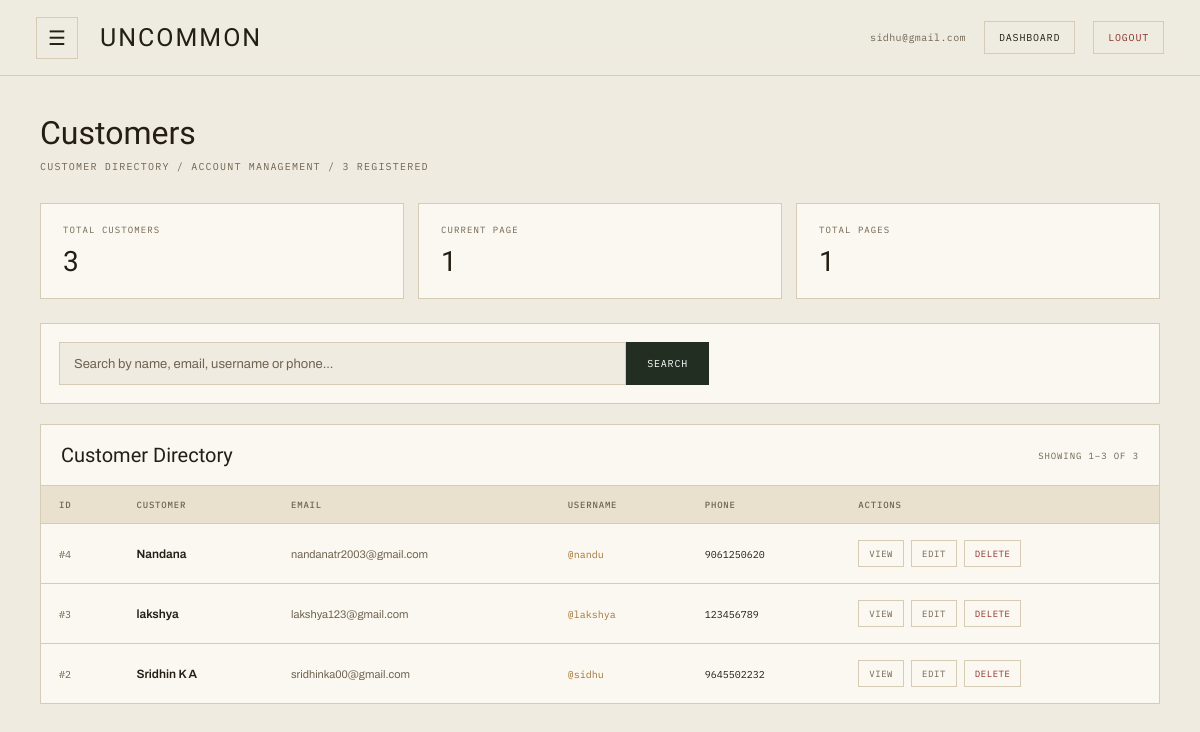
Page /admin_panel/customers/ (signed in) on the earlier database version.
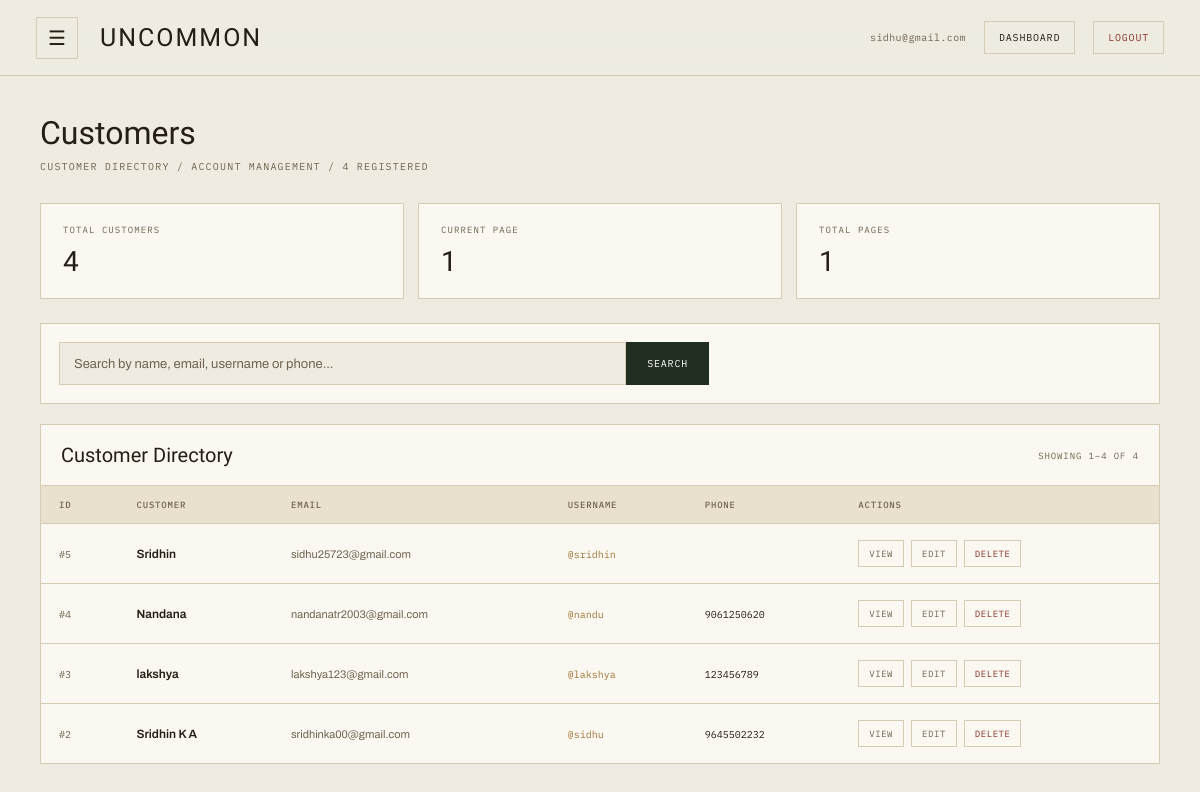
Same page on the later database version.
### customer/models.py (models this page shows, shortened)
class Customer(models.Model):
    name = models.CharField(max_length=100)
    email = models.EmailField(unique=True)
    phone = models.CharField(max_length=20)
    username = models.CharField(max_length=100, unique=True)
    password = models.CharField(max_length=255)

### admin_panel/views.py (the view, shortened to what this page needs)
# urls.py: path('customers/', view_customers, name='view_customers'),
def view_customers(request):
    if 'admin' not in request.session:
        return redirect('home')
    admin = get_object_or_404(
        Admin,
        id=request.session['admin']
    )
    customers = Customer.objects.all().order_by('-id')
    search = request.GET.get('search', '').strip()
    total_customers = Customer.objects.count()
    paginator = Paginator(customers, 10)
    page_obj = paginator.get_page(
        request.GET.get('page')
    )
    return render(
        request,
        'admin_panel/customers.html',
        {
            'admin': admin,
            'page_obj': page_obj,
            'search': search,
            'total_customers': total_customers,
        }
    )

### templates/admin_panel/customers.html (shortened to what the changed rows need)
{% load static %}
<!DOCTYPE html>
<html lang="en">
<head>
</head>
<body>
<main>
    <section class="page-header">
        <h1 class="page-title">
            Customers
        </h1>
        <p class="page-subtitle">
            Customer directory / Account management / {{ total_customers }} registered
        </p>
    </section>
    <section class="stats-grid">
        <div class="stat-card">
            <div class="stat-label">
                Total Customers
            </div>
            <div class="stat-value">
                {{ total_customers }}
            </div>
        </div>
    </section>
    <section class="table-card">
        <div class="table-header">
            <div class="table-heading">
                Customer Directory
            </div>
            <div class="table-count">
                {% if page_obj %}
                    Showing {{ page_obj.start_index }}–{{ page_obj.end_index }}
                    of {{ page_obj.paginator.count }}
                {% else %}
                    0 customers
                {% endif %}
            </div>
        </div>
        {% if page_obj.object_list %}
            <div class="table-wrapper">
                <table>
                    <thead>
                        <tr>
                            <th>ID</th>
                            <th>Customer</th>
                            <th>Email</th>
                            <th>Username</th>
                            <th>Phone</th>
                            <th>Actions</th>
                        </tr>
                    </thead>
                    <tbody>
                        {% for customer in page_obj %}
                            <tr>
                                <td>
                                    <span class="customer-id">
                                        #{{ customer.id }}
                                    </span>
                                </td>
                                <td>
                                    <div class="customer-name">
                                        {{ customer.name }}
                                    </div>
                                </td>
                                <td>
                                    <div class="customer-email">
                                        {{ customer.email }}
                                    </div>
                                </td>
                                <td>
                                    <span class="username">
                                        @{{ customer.username }}
                                    </span>
                                </td>
                                <td>
                                    <span class="phone">
                                        {{ customer.phone }}
                                    </span>
                                </td>
                                <td>
                                    <div class="action-group">
                                        <button
                                            type="button"
                                            class="action-btn view-btn"
                                            data-name="{{ customer.name }}"
                                            data-email="{{ customer.email }}"
                                            data-username="{{ customer.username }}"
                                            data-phone="{{ customer.phone }}"
                                            data-id="{{ customer.id }}"
                                            onclick="openViewModal(this)"
                                        >
                                            View
                                        </button>
                                        <button
                                            type="button"
                                            class="action-btn edit-btn"
                                            data-url="{% url 'edit_customer' customer.id %}"
                                            data-name="{{ customer.name }}"
                                            data-email="{{ customer.email }}"
                                            data-username="{{ customer.username }}"
                                            data-phone="{{ customer.phone }}"
                                            onclick="openEditModal(this)"
                                        >
                                            Edit
                                        </button>
                                        <button
                                            type="button"
                                            class="action-btn delete-btn"
                                            data-url="{% url 'delete_customer' customer.id %}"
                                            data-name="{{ customer.name }}"
                                            onclick="openDeleteModal(this)"
                                        >
                                            Delete
                                        </button>
                                    </div>
                                </td>
                            </tr>
                        {% endfor %}
                    </tbody>
                </table>
            </div>
        {% endif %}
    </section>
</main>
</body>
</html>

Differences in the rows shown:
added Customer: id "5", name "Sridhin", email "sidhu25723@gmail.com", username "sridhin"
Other differences:
{{ total_customers }}: "3" → "4"
{{ page_obj.end_index }}: "3" → "4"
{{ page_obj.paginator.count }}: "3" → "4"
